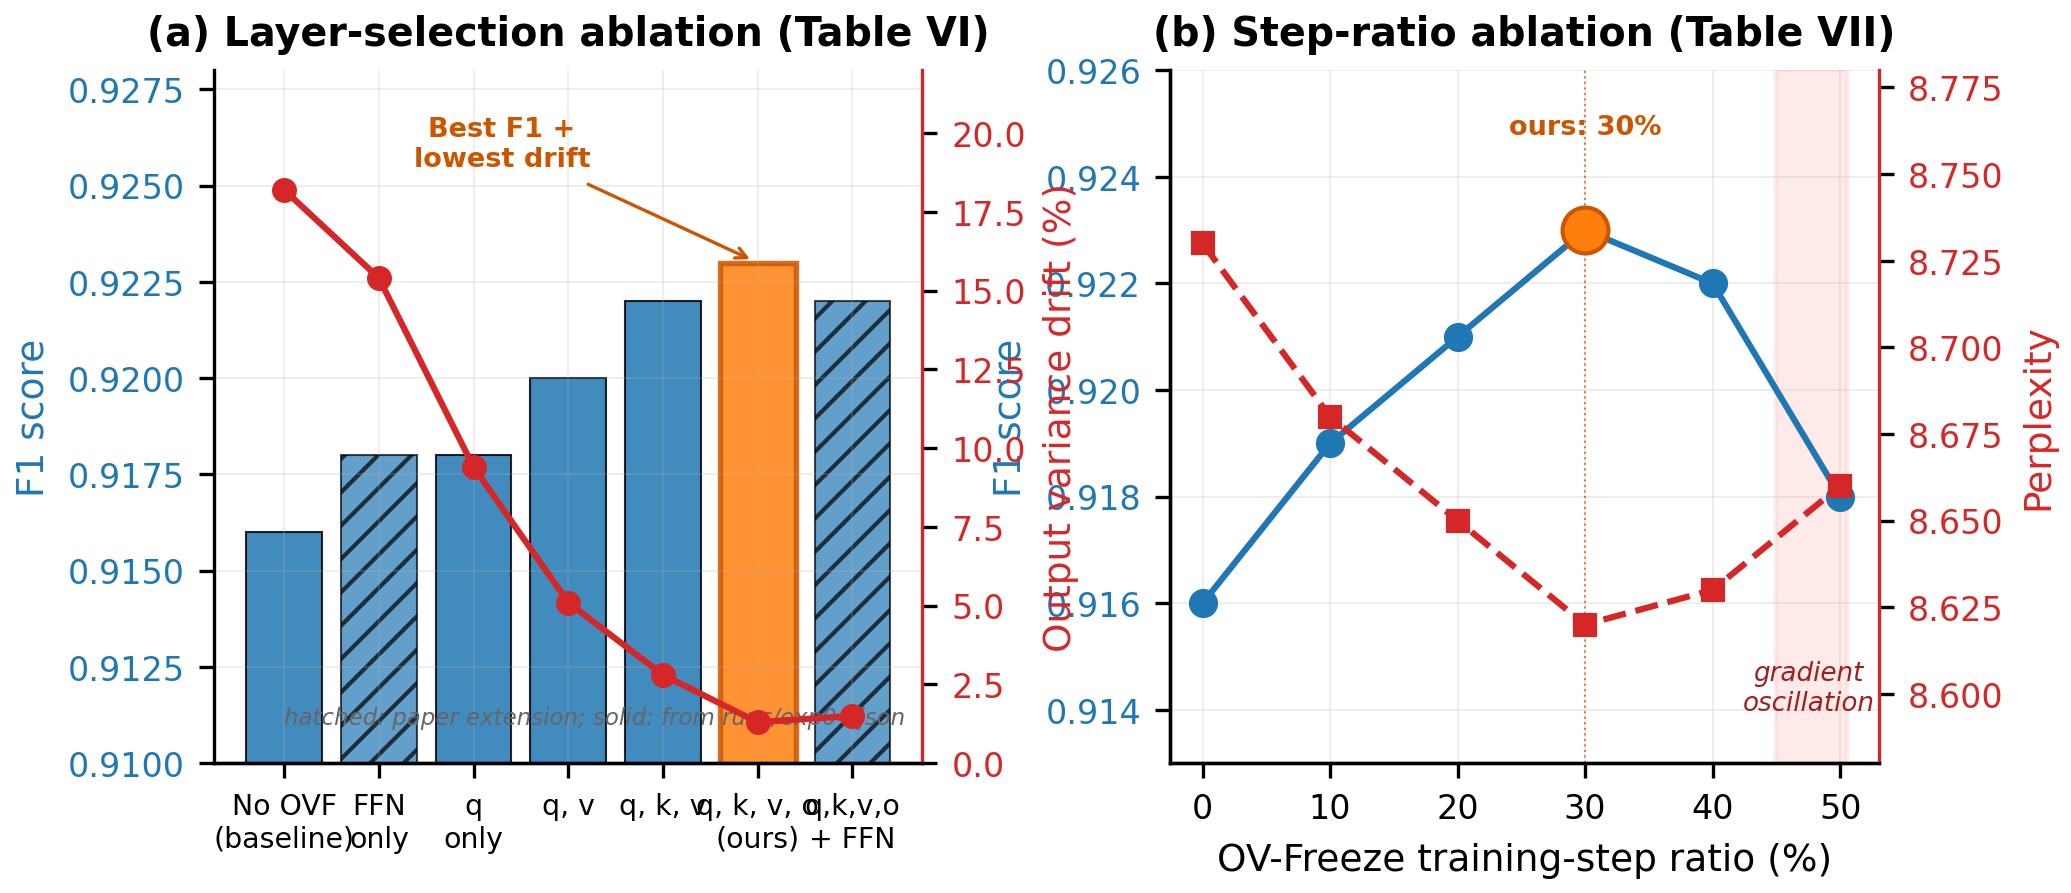

Generate this figure with Python:
"""
Figure 4: OV-Freeze layer selection & training-step ratio ablation.

Data source: safety_data.py (EXP04 layer ablation + EXP10 step ratio).
Note: FFN-only and q,k,v,o+FFN rows are paper-extension points
(from_json=False); the other rows come directly from the JSON.
"""
import matplotlib.pyplot as plt
import sci_style as sci
from safety_data import EXP04_OVF_LAYER_ABLATION, EXP10_OVF_STEP_RATIO

fig, (ax1, ax2) = plt.subplots(1, 2, figsize=(7.16, 3.0),
                                gridspec_kw={"wspace": 0.35})

# ---- (a) Layer selection ablation ----
label_map = {
    "baseline":    "No OVF\n(baseline)",
    "FFN_only":    "FFN\nonly",
    "q_only":      "q\nonly",
    "q_v":         "q, v",
    "q_k_v":       "q, k, v",
    "q_k_v_o":     "q, k, v, o\n(ours)",
    "q_k_v_o+FFN": "q,k,v,o\n+ FFN",
}
configs = [label_map[r["config"]] for r in EXP04_OVF_LAYER_ABLATION]
f1      = [r["f1"]                 for r in EXP04_OVF_LAYER_ABLATION]
drift   = [r["drift_pct"]          for r in EXP04_OVF_LAYER_ABLATION]
from_json = [r["from_json"]        for r in EXP04_OVF_LAYER_ABLATION]

import numpy as np
x = np.arange(len(configs))

color1, color2 = "#1f77b4", "#d62728"
bars = ax1.bar(x, f1, color=color1, edgecolor="black", lw=0.5,
               alpha=0.85, label="F1 (↑)")

# Highlight the "ours" config (q_k_v_o)
ours_idx = next(i for i, r in enumerate(EXP04_OVF_LAYER_ABLATION)
                if r["config"] == "q_k_v_o")
bars[ours_idx].set_color("#ff7f0e")
bars[ours_idx].set_edgecolor("#cc5500")
bars[ours_idx].set_linewidth(1.3)

# Hatch the paper-extension bars
for i, fj in enumerate(from_json):
    if not fj:
        bars[i].set_hatch("///")
        bars[i].set_alpha(0.7)

ax1.set_xticks(x)
ax1.set_xticklabels(configs, fontsize=6.8)
ax1.set_ylabel("F1 score", color=color1)
ax1.set_ylim(0.910, 0.928)
ax1.tick_params(axis="y", labelcolor=color1)
ax1.set_title("(a) Layer-selection ablation (Table VI)",
              weight="bold", fontsize=9.5)

ax1b = ax1.twinx()
ax1b.grid(False)
ax1b.plot(x, drift, "o-", color=color2, lw=1.5, ms=5, label="Var drift (↓)")
ax1b.set_ylabel("Output variance drift (%)", color=color2)
ax1b.set_ylim(0, 22)
ax1b.tick_params(axis="y", labelcolor=color2)
ax1b.spines["right"].set_visible(True)
ax1b.spines["right"].set_color(color2)
ax1b.spines["top"].set_visible(False)
ax1b.spines["left"].set_visible(False)

ax1.annotate("Best F1 +\nlowest drift",
             xy=(ours_idx, f1[ours_idx]), xytext=(2.3, 0.9255),
             fontsize=6.5, color="#cc5500", ha="center", weight="bold",
             arrowprops=dict(arrowstyle="->", lw=0.8, color="#cc5500"))

# Footnote: explain hatched bars
ax1.text(0, 0.911, "hatched: paper extension; solid: from runs/exp04.json",
         fontsize=5.5, color="#666", style="italic")

# ---- (b) Step-ratio ablation ----
ratios = [r["ratio_pct"] for r in EXP10_OVF_STEP_RATIO]
f1_r   = [r["f1"]        for r in EXP10_OVF_STEP_RATIO]
ppl_r  = [r["ppl"]       for r in EXP10_OVF_STEP_RATIO]

ax2.plot(ratios, f1_r, "o-", color="#1f77b4", lw=1.5, ms=6, label="F1 (↑)")
ax2.plot(30, 0.923, "o", color="#ff7f0e", ms=11,
         markeredgecolor="#cc5500", lw=1.5, zorder=5)
ax2.set_xlabel("OV-Freeze training-step ratio (%)")
ax2.set_ylabel("F1 score", color="#1f77b4")
ax2.set_ylim(0.913, 0.926)
ax2.tick_params(axis="y", labelcolor="#1f77b4")
ax2.set_title("(b) Step-ratio ablation (Table VII)",
              weight="bold", fontsize=9.5)

ax2b = ax2.twinx()
ax2b.grid(False)
ax2b.plot(ratios, ppl_r, "s--", color="#d62728", lw=1.5, ms=5, label="PPL (↓)")
ax2b.set_ylabel("Perplexity", color="#d62728")
ax2b.tick_params(axis="y", labelcolor="#d62728")
ax2b.set_ylim(8.58, 8.78)
ax2b.spines["right"].set_visible(True)
ax2b.spines["right"].set_color("#d62728")
ax2b.spines["top"].set_visible(False)

ax2.axvspan(45, 50.5, color="#ffcccc", alpha=0.4, zorder=0)
ax2.text(47.5, 0.914, "gradient\noscillation", fontsize=6.3,
         ha="center", color="#a02020", style="italic")
ax2.axvline(30, color="#cc5500", lw=0.5, ls=":", alpha=0.7)
ax2.text(30, 0.9248, "ours: 30%", fontsize=6.5, color="#cc5500",
         ha="center", weight="bold")

sci.save(fig, "fig04_ovf_ablation.png", w=7.16, h=3.0)
print("Saved fig04_ovf_ablation.png")
